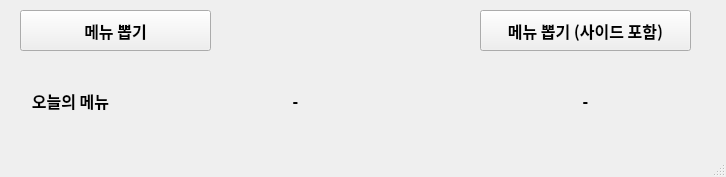
<?xml version="1.0" encoding="UTF-8"?>
<ui version="4.0">
 <class>MainWindow</class>
 <widget class="QMainWindow" name="MainWindow">
  <property name="geometry">
   <rect>
    <x>0</x>
    <y>0</y>
    <width>726</width>
    <height>177</height>
   </rect>
  </property>
  <property name="windowTitle">
   <string>한솥 메뉴 랜덤 뽑기</string>
  </property>
  <widget class="QWidget" name="centralwidget">
   <widget class="QLabel" name="label">
    <property name="geometry">
     <rect>
      <x>20</x>
      <y>80</y>
      <width>101</width>
      <height>41</height>
     </rect>
    </property>
    <property name="font">
     <font>
      <family>경기천년제목V Bold</family>
      <pointsize>12</pointsize>
      <weight>75</weight>
      <bold>true</bold>
     </font>
    </property>
    <property name="text">
     <string>오늘의 메뉴</string>
    </property>
    <property name="alignment">
     <set>Qt::AlignCenter</set>
    </property>
   </widget>
   <widget class="QLabel" name="lb_Result">
    <property name="geometry">
     <rect>
      <x>130</x>
      <y>80</y>
      <width>331</width>
      <height>41</height>
     </rect>
    </property>
    <property name="font">
     <font>
      <family>경기천년제목V Bold</family>
      <pointsize>12</pointsize>
      <weight>75</weight>
      <bold>true</bold>
     </font>
    </property>
    <property name="text">
     <string>-</string>
    </property>
    <property name="alignment">
     <set>Qt::AlignCenter</set>
    </property>
   </widget>
   <widget class="QPushButton" name="btn_Menu">
    <property name="geometry">
     <rect>
      <x>20</x>
      <y>10</y>
      <width>191</width>
      <height>41</height>
     </rect>
    </property>
    <property name="font">
     <font>
      <family>경기천년제목V Bold</family>
      <pointsize>12</pointsize>
      <weight>75</weight>
      <bold>true</bold>
     </font>
    </property>
    <property name="text">
     <string>메뉴 뽑기</string>
    </property>
   </widget>
   <widget class="QPushButton" name="btn_AllRandom">
    <property name="geometry">
     <rect>
      <x>480</x>
      <y>10</y>
      <width>211</width>
      <height>41</height>
     </rect>
    </property>
    <property name="font">
     <font>
      <family>경기천년제목V Bold</family>
      <pointsize>12</pointsize>
      <weight>75</weight>
      <bold>true</bold>
     </font>
    </property>
    <property name="text">
     <string>메뉴 뽑기 (사이드 포함)</string>
    </property>
   </widget>
   <widget class="QLabel" name="lb_Price">
    <property name="geometry">
     <rect>
      <x>510</x>
      <y>80</y>
      <width>151</width>
      <height>41</height>
     </rect>
    </property>
    <property name="font">
     <font>
      <family>경기천년제목V Bold</family>
      <pointsize>12</pointsize>
      <weight>75</weight>
      <bold>true</bold>
     </font>
    </property>
    <property name="text">
     <string>-</string>
    </property>
    <property name="alignment">
     <set>Qt::AlignCenter</set>
    </property>
   </widget>
  </widget>
  <widget class="QMenuBar" name="menubar">
   <property name="geometry">
    <rect>
     <x>0</x>
     <y>0</y>
     <width>726</width>
     <height>21</height>
    </rect>
   </property>
  </widget>
  <widget class="QStatusBar" name="statusbar"/>
 </widget>
 <resources/>
 <connections/>
</ui>
